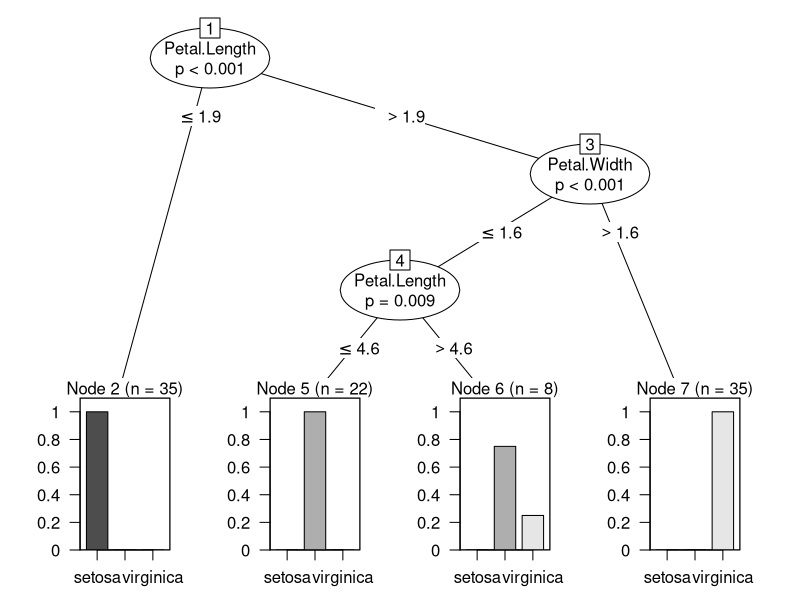
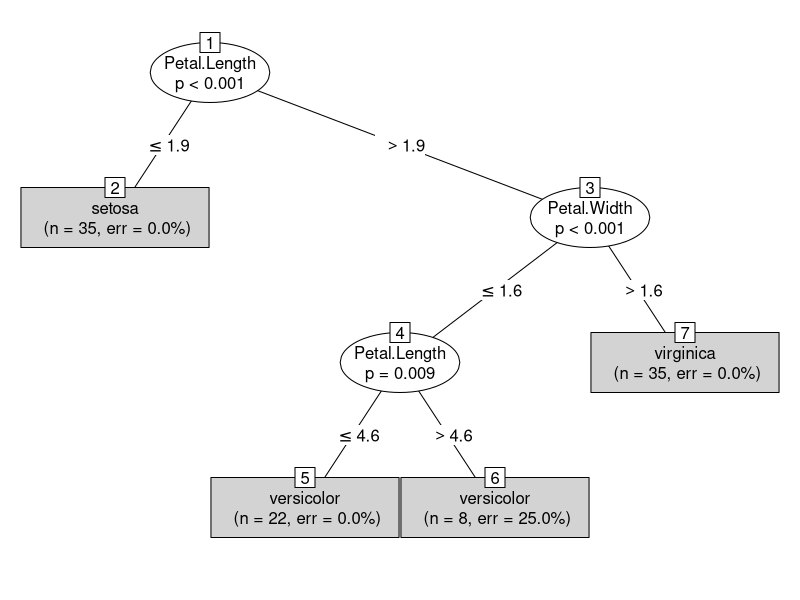

Recreate these plots in R, in order.
######################################################
#1. Load the libraries e1071 and party. You may have to install them.
######################################################
install.packages("e1071")
install.packages("party")
install.packages("caret")
install.packages("partykit")
#install.packages("rpart")
#install.packages("rpart.plot")
library("e1071")
library("party")
library("caret")
library("partykit")

#library("rpart")
#library("rpart.plot")

######################################################
#2. Create a training set and a test set from the iris data set.
######################################################
x=iris
# a random permutation
#y=t(x)
#y=sample(y)
#y=t(y)

y = x[sample(nrow(x)),]



train=y[1:100,]
test=y[101:150,]


######################################################
#3.naiveBayes
######################################################
model_naiveBayes=naiveBayes(Species ~ ., data = train)

pred_naiveBayes=predict(model_naiveBayes, test)

#table(pred_naiveBayes, test$Species)

confusionMatrix(pred_naiveBayes,test$Species)

######################################################
#4.ctree
######################################################
model_ctree <- ctree(Species ~ .,data = train)
#model_ctree <- ctree(Species ~ .,data = train, controls = ctree_control(maxsurrogate = 3)

######################################################
#5. Plot the decision tree.
######################################################
plot(model_ctree)
plot(model_ctree,type = "simple")
#plot(as.simpleparty(model_ctree))
#err is just the SSE(sum of squared error)
model_ctree
######################################################
#6. Evaluate the results of both classiers
######################################################
pred_ctree=predict(model_ctree, test)

confusionMatrix(pred_ctree,test$Species)

confusionMatrix(pred_naiveBayes,test$Species)

#plot(tra)
#table(pred_ctree, train$Species)




######################################################
#extra, comparing different data set
######################################################
y1 = x[sample(nrow(x)),]
train=y1[1:100,]
test=y1[101:150,]
model_ctree <- ctree(Species ~ .,data = train)
pred_ctree=predict(model_ctree, test)
confusionMatrix(pred_ctree,test$Species)


model_naiveBayes=naiveBayes(Species ~ ., data = train)
pred_naiveBayes=predict(model_naiveBayes, test)
confusionMatrix(pred_naiveBayes,test$Species)
